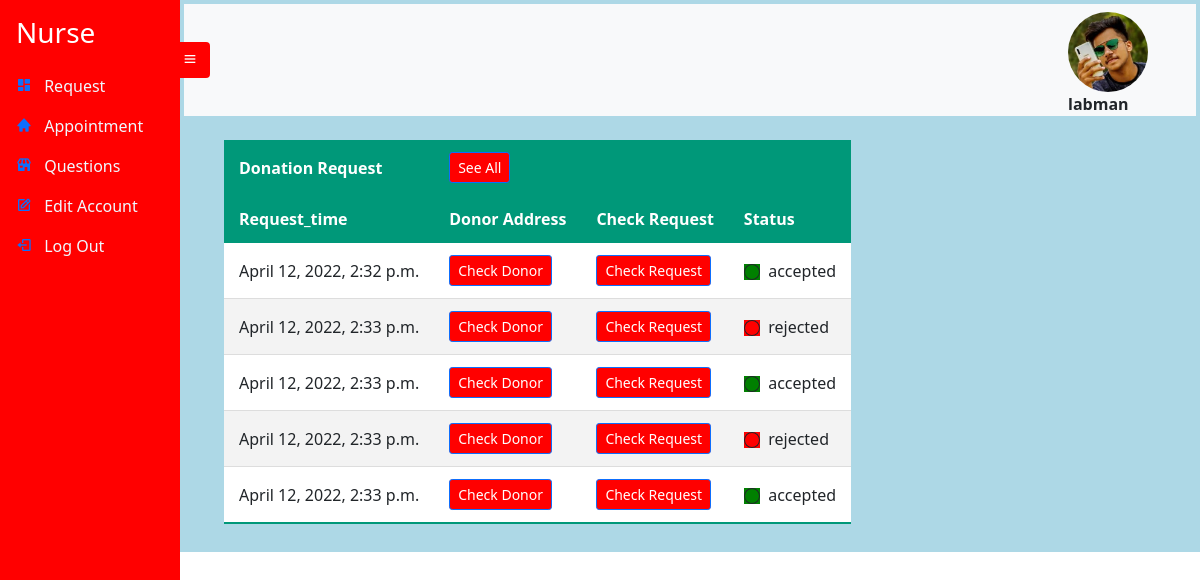
Screenshot of /donorrequest/notall (signed in) with the database file from the repository.
### UserAccount/models.py (models this page shows, shortened)
class UserRegistration(models.Model):
    User_id = models.UUIDField(default=uuid.uuid4, unique=True,
                          primary_key=True, editable=False)
    FirstName = models.CharField(max_length=20 , null=True , blank=True)
    LastName = models.CharField(max_length=20 , null=True , blank=True)
    Address_id = models.OneToOneField(Address , on_delete=models.CASCADE)
    Age = models.IntegerField(null=True , blank=True)
    Account_id = models.OneToOneField(Account , on_delete=models.CASCADE)
    ProfilePic= models.FileField(null=True, blank=True, upload_to='profilepic/', default="profilepic/defaultprofile.jpeg")

class Account(AbstractUser):
    Role = models.CharField(max_length=25, null=True , blank=True)

### Donor/models.py (models this page shows)
class DonationRequestFormResult(models.Model):
    Result_id = models.UUIDField(default=uuid.uuid4, unique=True,
                          primary_key=True, editable=False)
    Donor_id = models.ForeignKey(Donor , null=True , on_delete=models.SET_NULL,blank=True , unique=False)
    HeartDisease = models.CharField(max_length=3, null=True , blank=True ,choices=Answer_choices)
    Kidney_Lung_Bloodpressure_Diabetes_Epilepsy = models.CharField(max_length=3, null=True , blank=True ,  choices=Answer_choices)
    Liverproblems = models.CharField(max_length=3, null=True , blank=True ,choices=Answer_choices)
    STD = models.CharField(max_length=3, null=True , blank=True ,choices=Answer_choices)
    Tattoo_Ear_skin_pierced_lastmonth= models.CharField(max_length=3, null=True , blank=True ,choices=Answer_choices)
    Slpet_Unsafely_OtherThanPartner = models.CharField(max_length=3, null=True , blank=True ,choices=Answer_choices)
    SeriousSkinRepair = models.CharField(max_length=3, null=True , blank=True ,choices=Answer_choices)
    Preagnant = models.CharField(max_length=3, null=True , blank=True,choices=Answer_choices)
    Abortion = models.CharField(max_length=3, null=True , blank=True,choices=Answer_choices)
    BreastFeeding = models.CharField(max_length=3, null=True , blank=True,choices=Answer_choices)
    BloodHealthfulnessInfo = models.CharField(max_length=10, null=True , blank=True,choices=Answer_choices)
    Status = models.CharField(null=True , max_length=11 , blank=True , default='in progress')
    Request_time = models.DateTimeField(auto_now_add=True , null=True , blank=True)

### Nurse/views.py (the view)
# urls.py: path('donorrequest/<type>', views.DonationRequest , name='donorrequest'),
def DonationRequest(request , type):
    donreq= None
    donor_account=None
    try:
        if(type=='all'):
            donreq = DonationRequestFormResult.objects.all()
        else:
            donreq = DonationRequestFormResult.objects.all()[0:5]
    except:
        donreq = None
    try:
        donor =Donor.objects.filter(Donor_id = donreq.Donor_id)
        donor_account = Address.objects.filter(Address_id =donor.Address_id)
    except:
        donor_account=None
    context = {'account':Userstate(request)['account'] ,'donor_account':donor_account, 'donationrequest': donreq}
    return render (request , 'nurse/donationrequest.html' , context)

### Nurse/views.py (called while the page is built)
def Userstate(request):  # for getting the state of the user
    state = request.user
    account = UserRegistration.objects.get(Account_id=state.id)
    context={'account':account}
    return context

### templates/nurse/donationrequest.html (shortened to what this page needs)
{% extends 'nurse/nurse.html' %}
{% block content %}
<br>
<table class="styled-table">
    <thead>
         <tr>
           <th>Donation Request</th>
           <th><a href="{% url 'donorrequest' 'all' %}"><button type="button" class="btn btn-primary btn-sm" style= "background-color: red;">See All</button></a>
            </th>
            <th></th>
            <th></th>
          </tr>
          <tr >
            <th>Request_time</th>
            <th>Donor Address</th>
            <th>Check Request</th>
            <th>Status</th>
        </tr>
    </thead>
    <tbody>
      {% if donationrequest %}
      {% for dr in donationrequest %}
       <tr>
         <td>{{ dr.Request_time }}</td>
          <td><a href="{% url 'donoraddress' dr.Donor_id %}"><button type="button" class="btn btn-primary btn-sm" style= "background-color: red;">Check Donor</button></a>
            <td><a href="{% url 'checkrequest' dr.Result_id %}"><button type="button" class="btn btn-primary btn-sm" style= "background-color: red;">Check Request</button></a>
         {% if dr.Status == 'in progress' %}
         <td><svg xmlns="http://www.w3.org/2000/svg" width="16" height="16" fill="currentColor" s class="bi bi-circle" viewBox="0 0 16 16" style="background-color:yellow">
          <path d="M8 15A7 7 0 1 1 8 1a7 7 0 0 1 0 14zm0 1A8 8 0 1 0 8 0a8 8 0 0 0 0 16z"/>
        </svg>
         {% elif  dr.Status == 'accepted' %}
         <td><svg xmlns="http://www.w3.org/2000/svg" width="16" height="16" fill="currentColor" s class="bi bi-circle" viewBox="0 0 16 16" style="background-color:green">
          <path d="M8 15A7 7 0 1 1 8 1a7 7 0 0 1 0 14zm0 1A8 8 0 1 0 8 0a8 8 0 0 0 0 16z"/>
        </svg>
        {% elif  dr.Status == 'rejected' %}
        <td><svg xmlns="http://www.w3.org/2000/svg" width="16" height="16" fill="currentColor" s class="bi bi-circle" viewBox="0 0 16 16" style="background-color:red">
          <path d="M8 15A7 7 0 1 1 8 1a7 7 0 0 1 0 14zm0 1A8 8 0 1 0 8 0a8 8 0 0 0 0 16z"/>
        </svg>{% endif %}
        &nbsp;{{ dr.Status}}</td>
       </tr>
      {% endfor %}
      {% else %}
      <tr>
       <td>No Donation Request For Now </td>
       <td></td>
       <td></td>
     </tr>
     {% endif %}
      </tbody>
  </table>
  <br>
{% endblock %}

### templates/nurse/nurse.html (shortened to what this page needs)
{% extends 'sidebarbase.html' %}
{% block content1 %}
<div
      class="side-navbar active-nav d-flex justify-content-between flex-wrap flex-column"
      id="sidebar"
    >
      <ul class="nav flex-column text-white w-100">
        <a href="{% url 'donorrequest' 'notall' %}" class="nav-link h3 text-white my-2">
          Nurse
        </a>
        <li class="nav-link">
          <i class="bx bxs-dashboard"></i>
          <span class="mx-2" ><a class="inner-anchor"  href="{% url 'donorrequest' 'notall' %}"> Request</a></span>
        </li>
        <li class="nav-link">
          <i class="bx bxs-home"></i>
          <span class="mx-2" ><a class="inner-anchor" href="{% url 'checkappointment' 'notall' %}"> Appointment</a></span>
        </li>
        <li class="nav-link">
          <i class="bx bxs-store"></i>
          <span class="mx-2" ><a class="inner-anchor" href="{% url 'donorquestions' 'notall' %}"> Questions </a></span>
        </li>
        <li class="nav-link">
          <i class="bx bx-edit"></i>
          <span class="mx-2" ><a class="inner-anchor" href="{% url 'editpassword' %}"> Edit Account</a></span>
        </li>
        <li class="nav-link">
          <i class="bx bx-log-out"></i>
          <span class="mx-2" ><a class="inner-anchor" href="{% url 'logout' %}" > Log Out </a></span>
        </li>
      </ul>
    </div>
    <div class="p-1 my-container active-cont" style="background-color:lightblue">
      <nav class="navbar top-navbar navbar-light bg-light px-5">
        <a class="btn border-0" id="menu-btn"><i class="bx bx-menu"></i></a>
        <figure id="image">
          <img src="/static/images/{{ account.ProfilePic }}" style="height: 80px;
          width: 80px;
          border-radius: 50%; " >
          <figcaption><b>{{user.username}}</b></figcaption>
        </figure>
              </nav>
      {% block content %}
      {% endblock %}
{% endblock %}

### static/styles/sidebar.css (style rules this page uses)
* { margin: 0; padding: 0; box-sizing: border-box; }
body { min-height: 100vh; background-color: #fff; }
.side-navbar { width: 180px; height: 100%; position: fixed; margin-left: -300px; background-color: red; transition: 0.5s; }
.my-container { transition: 0.4s; }
.active-nav { margin-left: 0; }
.active-cont { margin-left: 180px; }
#menu-btn { background-color: red ; color: #fff; margin-left: -62px; }
#image { max-width: 300px; height: 80px; border-radius: 50%; top: 10px; right: 0px; }
.inner-anchor { color: aliceblue; text-decoration: black; }
.styled-table thead tr { background-color: #009879; color: #ffffff; text-align: left; }
.styled-table th, .styled-table td { padding: 12px 15px; }
.styled-table tbody tr { border-bottom: 1px solid #dddddd; }
.styled-table tbody tr:nth-of-type(even) { background-color: #f3f3f3; }
.styled-table tbody tr:last-of-type { border-bottom: 2px solid #009879; }
.styled-table { margin-left: 40px; }
.styled-table tbody { background-color: white; }

### rows the page displays
UserRegistration: ProfilePic (picture)
Account: username "labman"
DonationRequestFormResult: Request_time "April 12, 2022, 2:32 p.m.", Status "accepted"
DonationRequestFormResult: Request_time "April 12, 2022, 2:33 p.m.", Status "rejected"
DonationRequestFormResult: Request_time "April 12, 2022, 2:33 p.m.", Status "accepted"
DonationRequestFormResult: Request_time "April 12, 2022, 2:33 p.m.", Status "rejected"
DonationRequestFormResult: Request_time "April 12, 2022, 2:33 p.m.", Status "accepted"
